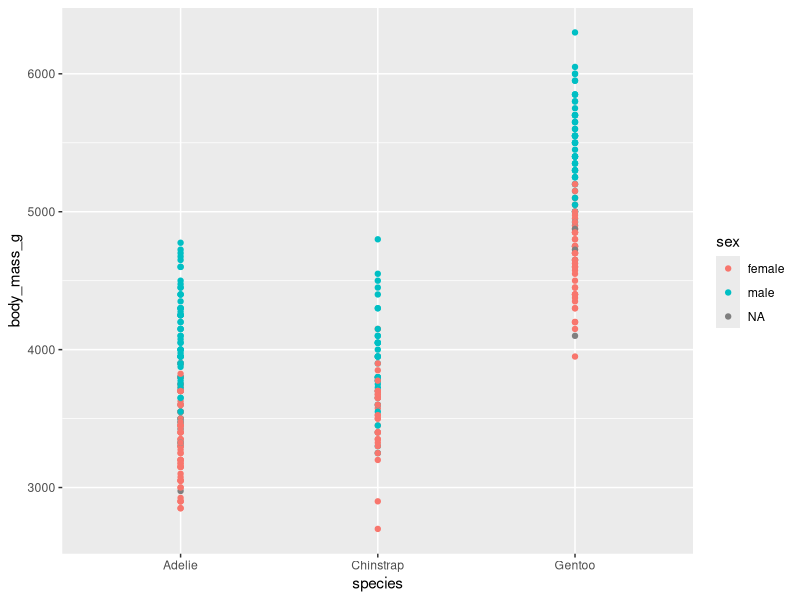
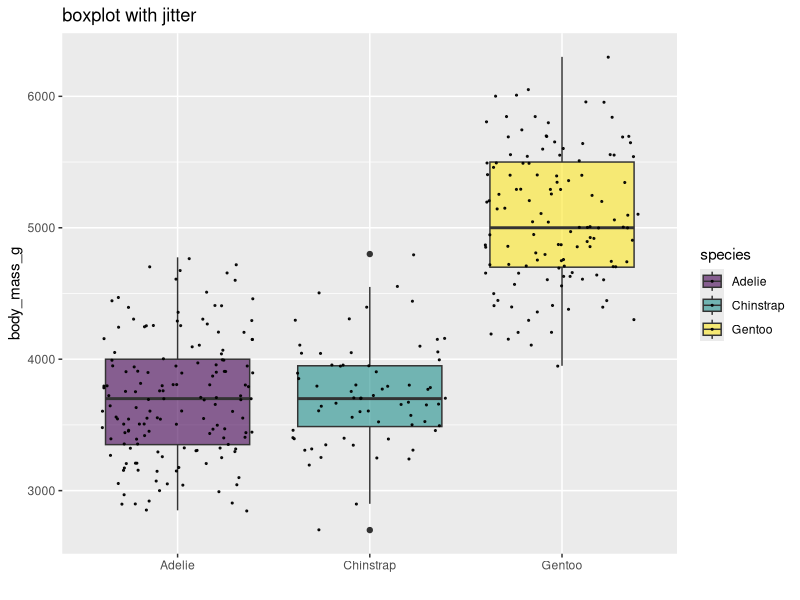
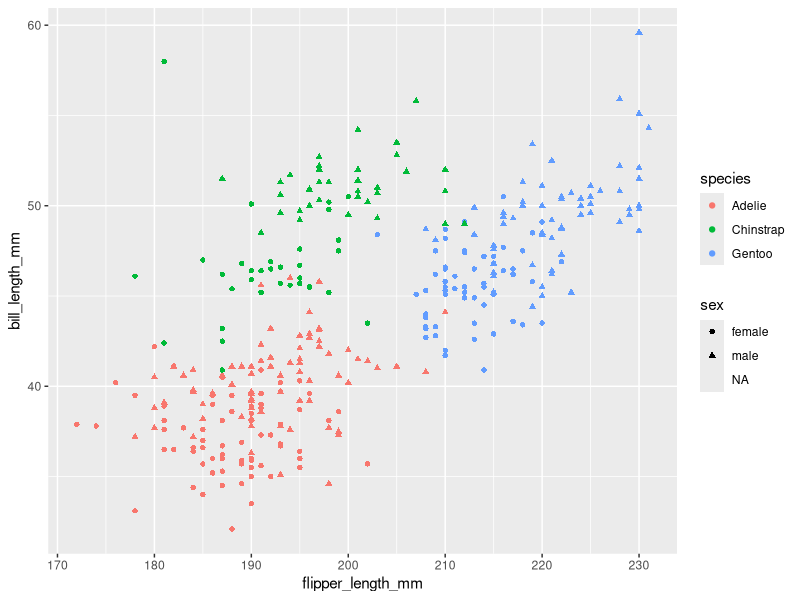
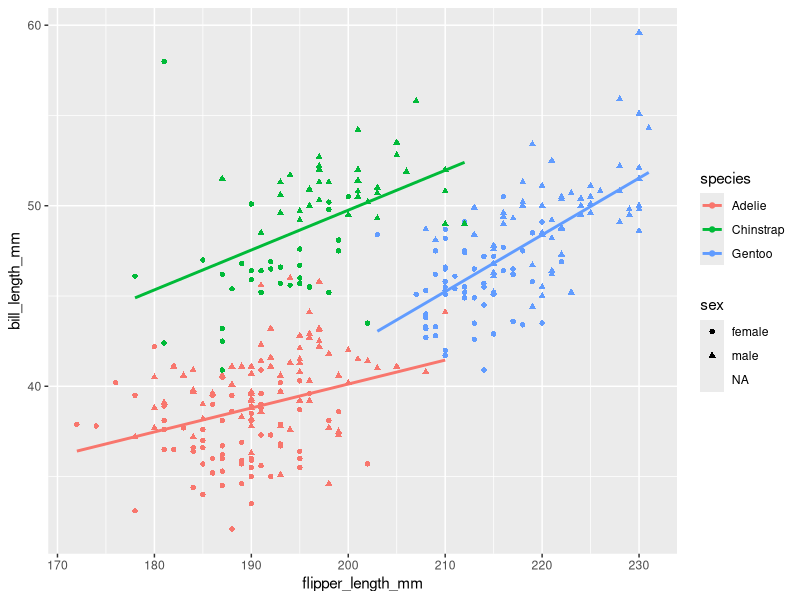
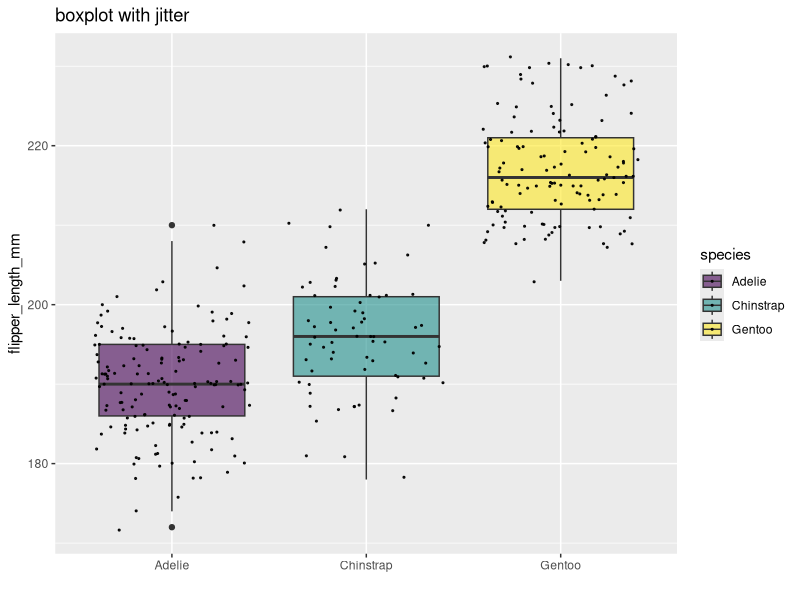

Recreate these plots in R, in order. (Note: this script raises an error after producing the figures.)
## ---- chunk 1
library(lme4)
library(tidyverse)
# install.packages("palmerpenguins") # install if needed
library(palmerpenguins)
library(viridis)
## ---- chunk 2
penguins <- penguins
summary(penguins)
colnames(penguins)
head(penguins)

ggplot(penguins, aes(species, body_mass_g, color = sex)) +
  geom_point()

ggplot(penguins, aes(x=species, y=body_mass_g, fill=species)) +
    geom_boxplot() +
    scale_fill_viridis(discrete = TRUE, alpha=0.6) +
    geom_jitter(color="black", size=0.4, alpha=0.9) +
    ggtitle("boxplot with jitter") +
    xlab("")

ggplot(penguins, aes(flipper_length_mm, bill_length_mm, color = species, shape = sex)) + 
  geom_point()

max(penguins['year'])
min(penguins['year'])
## ---- chunk 3

# flipper length and bill length 
ggplot(penguins, aes(flipper_length_mm, bill_length_mm, color = species, shape = sex)) + 
  geom_point() +
  geom_smooth(aes(group = species), method = "lm", se = FALSE)

# flipper length and species
ggplot(penguins, aes(x=species, y=flipper_length_mm, fill=species)) +
    geom_boxplot() +
    scale_fill_viridis(discrete = TRUE, alpha=0.6) +
    geom_jitter(color="black", size=0.4, alpha=0.9) +
    ggtitle("boxplot with jitter") +
    xlab("")
## ---- chunk 4
#linear regression model
lm.model <- lm(flipper_length_mm ~ body_mass_g, data=penguins)
summary(lm.model)
## ---- chunk 5
#multiple linear regresson model
lm.model2 <- lm(flipper_length_mm ~ body_mass_g + bill_length_mm, data=penguins)
summary(lm.model2)
## ---- chunk 6
#multiple linear regresson model with interaction
lm.model3 <- lm(flipper_length_mm ~ body_mass_g + bill_length_mm + body_mass_g:bill_length_mm, data=penguins)
summary(lm.model3)
## ---- chunk 7
#anova comparison
anova(lm.model2, lm.model3)
## ---- chunk 8
#categorical linear model
summary(penguins$sex)
contrasts(penguins$sex)

lm.cat <- lm(flipper_length_mm ~ sex + body_mass_g, data=penguins)
summary(lm.cat)
## ---- chunk 9
#releveling sex variable to male reference 
penguins$sex <- relevel(penguins$sex, ref = "male")
levels(penguins$sex)
## ---- chunk 10
#rerunning categorical linear model 
lm.cat <- lm(flipper_length_mm ~ sex + body_mass_g, data=penguins)
summary(lm.cat)
## ---- chunk 11
log.model <- glm(sex ~ body_mass_g, data = penguins, family = binomial)
summary(log.model)
exp(-0.0012398)
(1 - 0.998761) * 100
## ---- chunk 12
#stepwise regression
m.all <- lm(flipper_length_mm ~ ., data = penguins)
#summary(m.all)

stepwise_model <- step(m.all, direction = "both") #this gives an error
colSums(is.na(penguins)) #checking NAs per column 
nrow(penguins) #checking num of rows, 344 

penguins_clean <- na.omit(penguins) #cleaning the data of NA values
colSums(is.na(penguins_clean)) 
nrow(penguins_clean) # 333, we took out 11 rows

m.all <- lm(flipper_length_mm ~ ., data = penguins_clean)

stepwise_model <- step(m.all, direction = "both")
